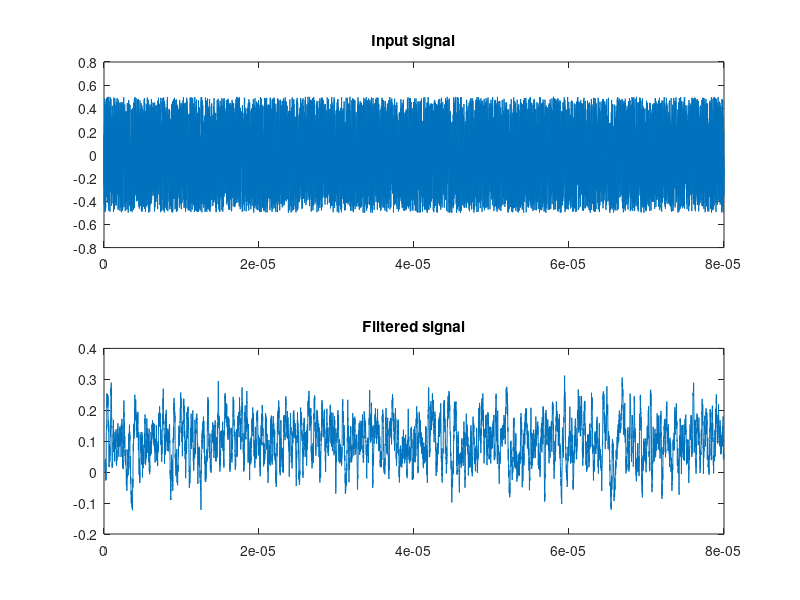
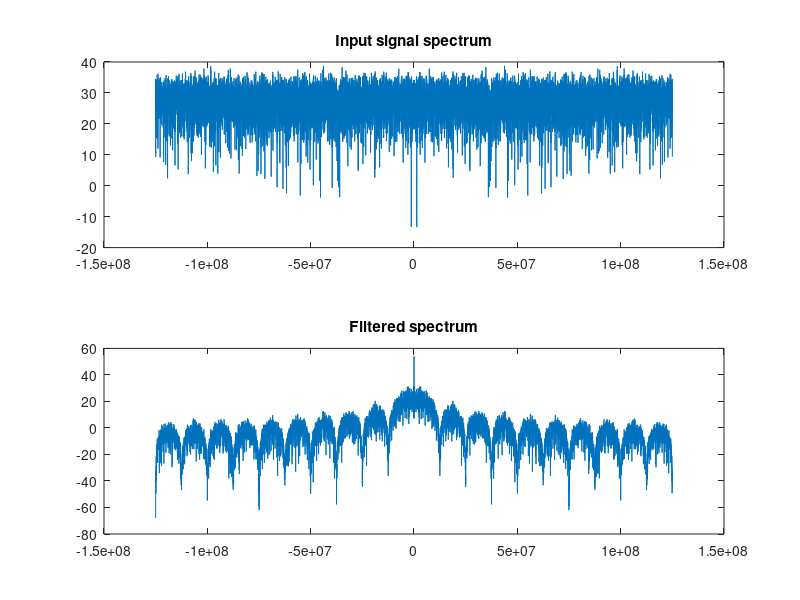

The MATLAB script that drew these images, in order:
% A CIC filter example

Fs = 125e6; % Sample rate (Hz)
f  = 1e6;   % Signal frequency (Hz)
siglen = 10000; % Signal length (samples)

t = (0:siglen-1) * 1/Fs;
freq = (-1:2/(numel(t)-1):1) * Fs;

%x = sin(2*pi*f*t); % Signal
x = rand(1,numel(t)) - 0.5;

%% A 2 stage CIC filter

D = 20;

y = zeros(1,numel(x));

for n = (1 + D):numel(x)
	y(n) = y(n-1) + 1/D * (x(n) - x(n-D));
end

% Plot time domain waveforms

figure
subplot(2,1,1)
plot(t,x);
title('Input signal')
subplot(2,1,2)
plot(t,y)
title('Filtered signal')

% Plot frequency spectrum

X = fftshift(fft(x));
Y = fftshift(fft(y .* hann(numel(y))'));

figure
subplot(2,1,1)
plot(freq, 20 * log10(abs(X)))
title('Input signal spectrum')
subplot(2,1,2)
plot(freq, 20 * log10(abs(Y)))
title('Filtered spectrum')
